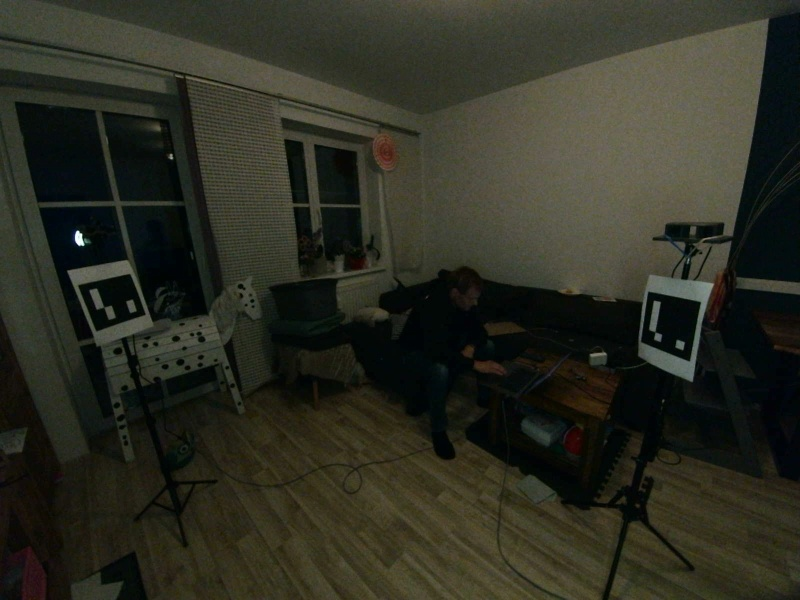
#> input picture elp1_test.jpg, 800 x 600 px, given in place of the camera
$ python live_elp2_roi_person_diagnose.py   (older library calls are emulated)
#> lines starting #> are read from the running program, lines starting #| are printed output that depends on the picture; after the words box and inside, x2 and y2 are one past the last pixel; in counts of white or black regions, pixels touching at a corner belong together
import cv2
import yaml
import time
import numpy as np
from pathlib import Path
from datetime import datetime

BASE = Path.home() / "anthro3d"
OUT = BASE / "output" / "elp2_roi_person_diagnose"
OUT.mkdir(parents=True, exist_ok=True)

FRAME_W = 2560
FRAME_H = 720
PIXEL_STRIDE = 2
SNAPSHOT_DELAY_SECONDS = 3.0

ROI_DEFAULT = [170, 30, 620, 710]

def load_yaml(path):
    p = Path(path)
    if not p.exists():
        raise RuntimeError(f"Datei fehlt: {p}")
    return yaml.safe_load(p.read_text()) or {}

def get_elp2_index():
    cfg = load_yaml(BASE / "config.yaml")
    for cam in cfg.get("cameras", {}).get("tracking", []):
        if cam.get("enabled") and cam.get("name") == "ELP2":
            return int(cam.get("device_index"))
    raise RuntimeError("ELP2 nicht in config.yaml gefunden")

def split_sbs(frame):
    h, w = frame.shape[:2]
    m = w // 2
    return frame[:, :m].copy(), frame[:, m:].copy()

def make_maps(size):
    cfg = load_yaml(BASE / "stereo_config.yaml")
    K_l = np.array(cfg["camera_matrix_l"], dtype=np.float64)
    d_l = np.array(cfg["dist_l"], dtype=np.float64)
    K_r = np.array(cfg["camera_matrix_r"], dtype=np.float64)
    d_r = np.array(cfg["dist_r"], dtype=np.float64)
    R = np.array(cfg["R"], dtype=np.float64)
    T = np.array(cfg["T"], dtype=np.float64).reshape(3, 1)
    R1, R2, P1, P2, Q, _, _ = cv2.stereoRectify(K_l, d_l, K_r, d_r, size, R, T, flags=cv2.CALIB_ZERO_DISPARITY, alpha=0)
    ml1, ml2 = cv2.initUndistortRectifyMap(K_l, d_l, R1, P1, size, cv2.CV_32FC1)
    mr1, mr2 = cv2.initUndistortRectifyMap(K_r, d_r, R2, P2, size, cv2.CV_32FC1)
    return ml1, ml2, mr1, mr2, Q

def make_stereo():
    return cv2.StereoSGBM_create(
        minDisparity=0,
        numDisparities=128,
        blockSize=5,
        P1=8 * 5 * 5,
        P2=32 * 5 * 5,
        disp12MaxDiff=1,
        uniquenessRatio=8,
        speckleWindowSize=80,
        speckleRange=2,
        preFilterCap=31,
        mode=cv2.STEREO_SGBM_MODE_SGBM_3WAY,
    )

def clamp_roi(roi, w, h):
    x1, y1, x2, y2 = roi
    x1 = max(0, min(w - 20, x1))
    y1 = max(0, min(h - 20, y1))
    x2 = max(x1 + 20, min(w, x2))
    y2 = max(y1 + 20, min(h, y2))
    return [x1, y1, x2, y2]

def depth_roi(left, right, maps, stereo, roi):
    ml1, ml2, mr1, mr2, Q = maps
    rect_l = cv2.remap(left, ml1, ml2, cv2.INTER_LINEAR)
    rect_r = cv2.remap(right, mr1, mr2, cv2.INTER_LINEAR)
    gl = cv2.cvtColor(rect_l, cv2.COLOR_BGR2GRAY)
    gr = cv2.cvtColor(rect_r, cv2.COLOR_BGR2GRAY)
    disp = stereo.compute(gl, gr).astype(np.float32) / 16.0
    pts = cv2.reprojectImageTo3D(disp, Q)
    valid = np.isfinite(pts).all(axis=2) & (disp > 1.0)
    z = pts[:, :, 2]
    valid = valid & (z > 0.35) & (z < 4.0)
    x1, y1, x2, y2 = clamp_roi(roi, rect_l.shape[1], rect_l.shape[0])
    roi_mask = np.zeros(valid.shape, dtype=bool)
    roi_mask[y1:y2, x1:x2] = True
    yy, xx = np.indices(valid.shape)
    sampled = valid & roi_mask & ((xx % PIXEL_STRIDE) == 0) & ((yy % PIXEL_STRIDE) == 0)
    d = disp.copy()
    d[~valid] = 0
    if valid.any():
        mx = np.percentile(d[valid], 95)
        if mx <= 0:
            mx = 1
    else:
        mx = 1
    depth_u8 = np.clip(d / mx * 255, 0, 255).astype(np.uint8)
    depth_col = cv2.applyColorMap(depth_u8, cv2.COLORMAP_TURBO)
    roi_depth = np.zeros_like(depth_col)
    roi_depth[sampled] = depth_col[sampled]
    mask_u8 = np.zeros_like(depth_u8)
    mask_u8[sampled] = 255
    mask_bgr = cv2.cvtColor(mask_u8, cv2.COLOR_GRAY2BGR)
    count = int(sampled.sum())
    if sampled.any():
        z_med = float(np.median(z[sampled]) * 100)
    else:
        z_med = 0.0
    return rect_l, rect_r, depth_col, roi_depth, mask_bgr, count, z_med, [x1, y1, x2, y2]

def label(img, text):
    cv2.rectangle(img, (0, 0), (img.shape[1], 44), (0, 0, 0), -1)
    cv2.putText(img, text, (15, 32), cv2.FONT_HERSHEY_SIMPLEX, 0.85, (0, 255, 0), 2)
    return img

def draw_roi_scaled(img, roi, src_w, src_h):
    x1, y1, x2, y2 = roi
    sx = img.shape[1] / src_w
    sy = img.shape[0] / src_h
    cv2.rectangle(img, (int(x1 * sx), int(y1 * sy)), (int(x2 * sx), int(y2 * sy)), (0, 0, 255), 3)
    return img

def dashboard(left, right, depth, roi_depth, mask, count, z_med, roi, pending_snapshot_at):
    l = cv2.resize(left, (640, 360))
    r = cv2.resize(right, (640, 360))
    l = draw_roi_scaled(l, roi, left.shape[1], left.shape[0])
    r = draw_roi_scaled(r, roi, right.shape[1], right.shape[0])
    l = label(l, "ELP2 LEFT ROI")
    r = label(r, "ELP2 RIGHT ROI")
    raw = np.vstack([l, r])
    depth_big = cv2.resize(depth, (640, 360))
    roi_big = cv2.resize(roi_depth, (640, 360))
    depth_stack = np.vstack([label(depth_big, "DEPTH ALL"), label(roi_big, "DEPTH ROI ONLY")])
    mask_big = cv2.resize(mask, (640, 720))
    mask_big = label(mask_big, "ROI VALID 3D POINTS")
    dash = np.hstack([raw, depth_stack, mask_big])
    cv2.rectangle(dash, (0, 0), (dash.shape[1], 44), (0, 0, 0), -1)
    cv2.putText(dash, f"ELP2 ROI LIVE points={count} z={z_med:.1f}cm SPACE=Snapshot q=Ende wasd=Move +/-=Size r=Reset", (15, 32), cv2.FONT_HERSHEY_SIMPLEX, 0.72, (0, 255, 0), 2)
    if pending_snapshot_at is not None:
        remaining = max(0.0, pending_snapshot_at - time.time())
        box_x1 = dash.shape[1] - 350
        cv2.rectangle(dash, (box_x1, 4), (dash.shape[1] - 15, 42), (0, 0, 0), -1)
        cv2.putText(dash, f"SHOT IN {remaining:.1f}s", (box_x1 + 18, 32), cv2.FONT_HERSHEY_SIMPLEX, 0.9, (0, 255, 255), 2)
    return dash

def main():
    idx = get_elp2_index()
    print(f"ELP2 Index {idx}")
    cap = cv2.VideoCapture(idx)
    cap.set(cv2.CAP_PROP_FRAME_WIDTH, FRAME_W)
    cap.set(cv2.CAP_PROP_FRAME_HEIGHT, FRAME_H)
    if not cap.isOpened():
        raise RuntimeError(f"ELP2 Index {idx} konnte nicht geoeffnet werden")
    for _ in range(20):
        cap.read()
        time.sleep(0.03)
#> this loop made 20 passes
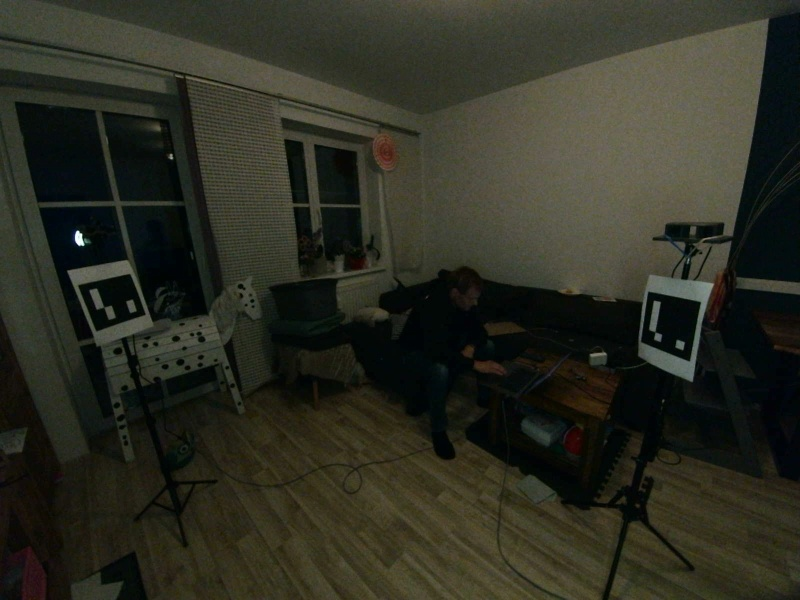
#> input picture elp1_test.jpg, 800 x 600 px, given in place of the camera
    ok, frame = cap.read()
#> frame is the input picture: shape (600, 800, 3); mean B, G, R 34.8, 46.2, 45.3
    if not ok or frame is None:
        cap.release()
        raise RuntimeError("Kein ELP2 Frame")
    left, right = split_sbs(frame)
    maps = make_maps((left.shape[1], left.shape[0]))
    stereo = make_stereo()
    roi = ROI_DEFAULT.copy()
    pending_snapshot_at = None
    cv2.namedWindow("ANTHRO3D ELP2 ROI Person Diagnose - q beendet", cv2.WINDOW_NORMAL)
    cv2.resizeWindow("ANTHRO3D ELP2 ROI Person Diagnose - q beendet", 1600, 600)
    try:
        while True:
            ok, frame = cap.read()
            if not ok or frame is None:
                continue
            left, right = split_sbs(frame)
            rect_l, rect_r, depth, roi_depth, mask, count, z_med, roi = depth_roi(left, right, maps, stereo, roi)
#> in depth_roi, `pts = cv2.reprojectImageTo3D(disp, Q)`: pts: shape (600, 400, 3) float32; 0.89% of the values are NaN or infinite; the others: min -73.51, max 62.48, mean 5.33
#> in depth_roi, `valid = np.isfinite(pts).all(axis=2) & (disp > 1.0)`:
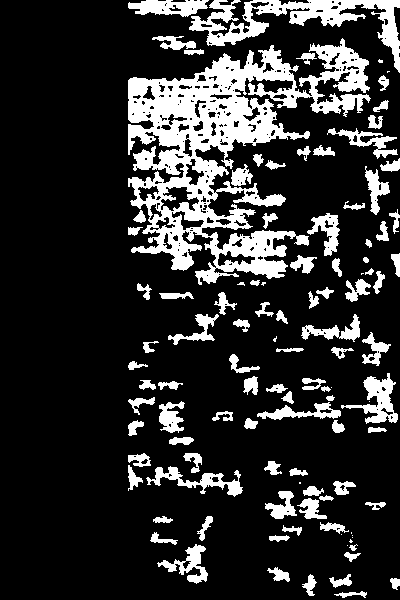
#> valid: shape (600, 400) bool; 18.6% white; 108 white regions (15 under 20 px), largest, box (x1, y1, x2, y2) and area: (128, 38, 371, 285) 22009, (189, 0, 400, 73) 4266, (341, 373, 398, 424) 1114
#> in depth_roi, `valid = valid & (z > 0.35) & (z < 4.0)`: valid: shape (600, 400) bool; 4.8% white; 73 white regions (5 under 20 px), largest, box (x1, y1, x2, y2) and area: (361, 0, 400, 73) 971, (257, 403, 341, 420) 628, (301, 314, 360, 342) 607
#> in depth_roi, `sampled = valid & roi_mask & ((xx % PIXEL_STRIDE) == 0) & ((yy % PIXEL..`: sampled: shape (600, 400) bool; 0.96% white in thin lines or dots, all inside (x1, y1, x2, y2) = (170, 30, 399, 597)
#> in depth_roi, `mx = np.percentile(d[valid], 95)`: mx = 86.75
#> in depth_roi, `roi_depth[sampled] = depth_col[sampled]`:
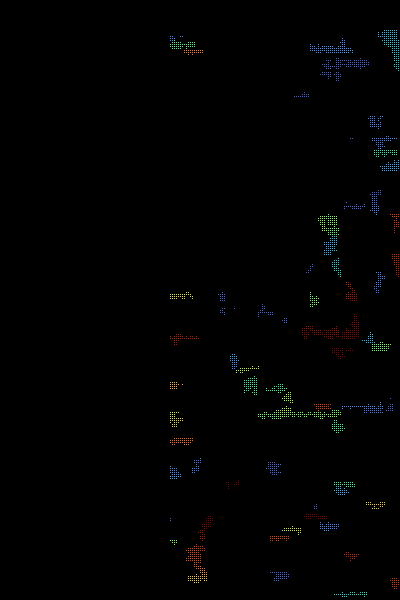
#> roi_depth: shape (600, 400, 3); mean B, G, R 1.3, 1.4, 1.1
#> in depth_roi, `count = int(sampled.sum())`: count = 2294
#> in depth_roi, `z_med = float(np.median(z[sampled]) * 100)`: z_med = 103.1
#> count = 2294; z_med = 103.1; roi = [170, 30, 400, 600]
            dash = dashboard(rect_l, rect_r, depth, roi_depth, mask, count, z_med, roi, pending_snapshot_at)
#> in dashboard, `r = cv2.resize(right, (640, 360))`:
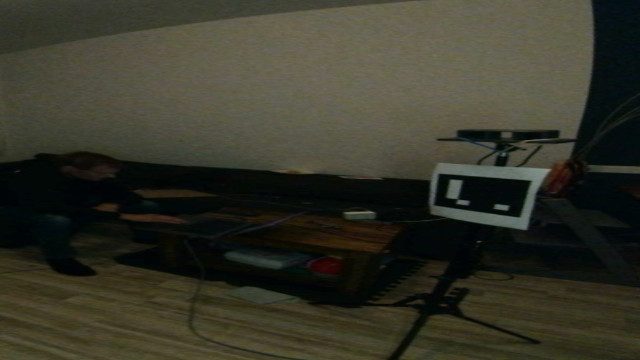
#> r: shape (360, 640, 3); mean B, G, R 41.5, 54, 54.1
#> in draw_roi_scaled, `x1, y1, x2, y2 = roi`: x1 = 170; y1 = 30; x2 = 400; y2 = 600
#> in label, `cv2.putText(img, text, (15, 32), cv2.FONT_HERSHEY_SIMPLEX, 0.85, (0, 2..`:
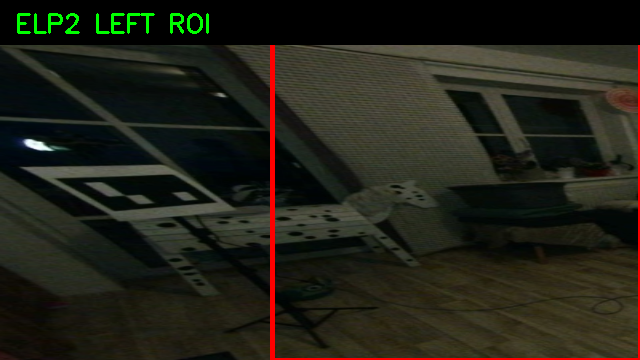
#> img: shape (360, 640, 3); mean B, G, R 23.8, 33.8, 34
#> in label (call 2), `cv2.putText(img, text, (15, 32), cv2.FONT_HERSHEY_SIMPLEX, 0.85, (0, 2..`: img: shape (360, 640, 3); mean B, G, R 33.1, 45.2, 46.8
#> in dashboard, `roi_big = cv2.resize(roi_depth, (640, 360))`:
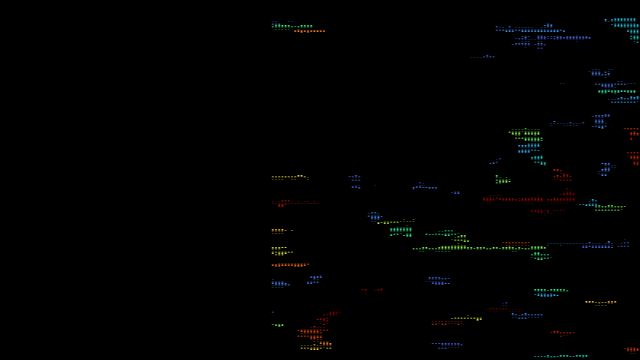
#> roi_big: shape (360, 640, 3); mean B, G, R 1.2, 1.4, 1.1
#> in label (call 5), `cv2.putText(img, text, (15, 32), cv2.FONT_HERSHEY_SIMPLEX, 0.85, (0, 2..`:
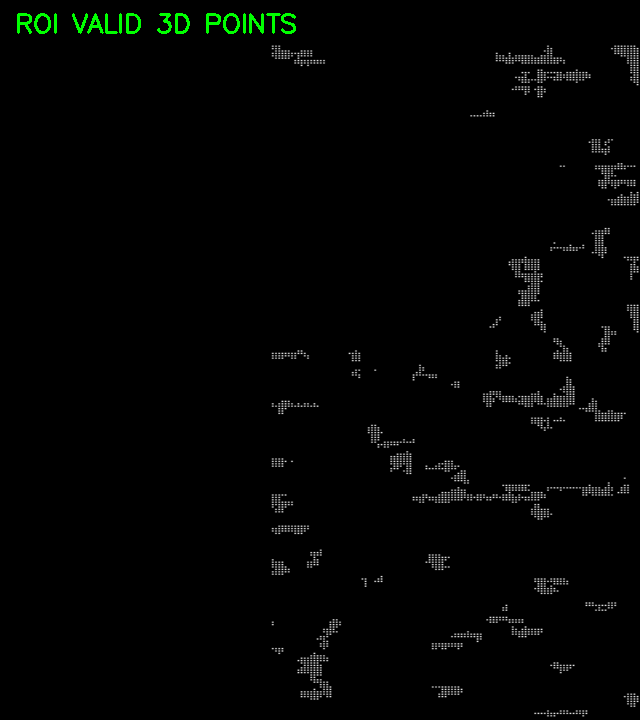
#> img: shape (720, 640, 3); mean B, G, R 2.4, 3.5, 2.4
#> in dashboard, `cv2.putText(dash, f"ELP2 ROI LIVE points={count} z={z_med:.1f}cm SPACE..`:
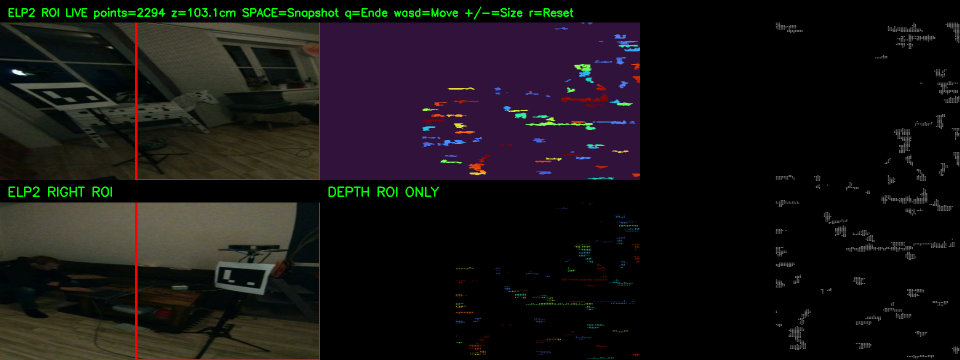
#> dash: shape (720, 1920, 3) (shown at 1/2 size); mean B, G, R 19.4, 18.9, 21.9
            if pending_snapshot_at is not None and time.time() >= pending_snapshot_at:
                ts = datetime.now().strftime("%Y%m%d_%H%M%S")
                path = OUT / f"elp2_roi_person_{ts}.png"
                cv2.imwrite(str(path), dash)
                print("")
                print(f"Screenshot gespeichert: {path}")
                pending_snapshot_at = None
            cv2.imshow("ANTHRO3D ELP2 ROI Person Diagnose - q beendet", dash)
            print(f"ROI points={count} z_median_cm={z_med:.1f} roi={roi}", end="\r")
#| ROI points=2294 z_median_cm=103.1 roi=[170, 30, 400, 600]
            key = cv2.waitKey(1) & 0xFF
#> (key q is pressed here)
            if key == ord("q") or key == 27:
                break
            if key == ord(" "):
                pending_snapshot_at = time.time() + SNAPSHOT_DELAY_SECONDS
                print("")
                print("Screenshot in 3 Sekunden...")
            if key == ord("r"):
                roi = ROI_DEFAULT.copy()
            if key == ord("a"):
                roi[0] -= 20
                roi[2] -= 20
            if key == ord("d"):
                roi[0] += 20
                roi[2] += 20
            if key == ord("w"):
                roi[1] -= 20
                roi[3] -= 20
            if key == ord("s"):
                roi[1] += 20
                roi[3] += 20
            if key == ord("+") or key == ord("="):
                roi[0] -= 20
                roi[1] -= 20
                roi[2] += 20
                roi[3] += 20
            if key == ord("-") or key == ord("_"):
                roi[0] += 20
                roi[1] += 20
                roi[2] -= 20
                roi[3] -= 20
    finally:
        cap.release()
        cv2.destroyAllWindows()
        print("")
        print("Fertig.")

if __name__ == "__main__":
    main()
